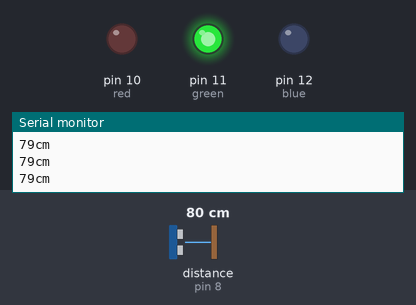
The sketch below on a simulated Arduino Uno, built with avr-gcc and run on an emulated ATmega328P. Shown: output pins drawn as LEDs (lit = HIGH), the last lines printed to the serial monitor. Wiring (inferred from the names in the program): ultrasonic range finder: trigger pin 9; echo pin 8. The inputs (shaded band) are chosen by the test bench; at power-on: distance to the obstacle (sensor on pin 8) 80 cm. The echo pulse lasts 58.3 µs per cm; pins used as bus, display or sensor lines are not drawn.

Above: at 1.2 s.
1.3 s: distance to the obstacle (sensor on pin 8) set to 32 cm
2.9 s: distance to the obstacle (sensor on pin 8) set to 28 cm
At 3.9 s:
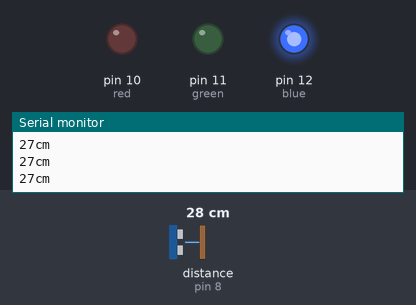
4.8 s: distance to the obstacle (sensor on pin 8) set to 12 cm
6.3 s: distance to the obstacle (sensor on pin 8) set to 9 cm
At 7.7 s:
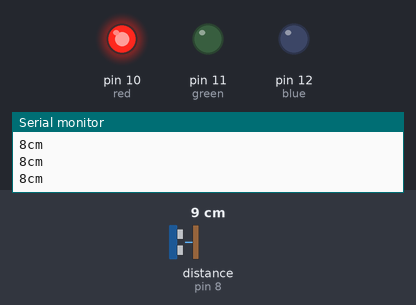
8.0 s: distance to the obstacle (sensor on pin 8) set to 18 cm
At 8.9 s:
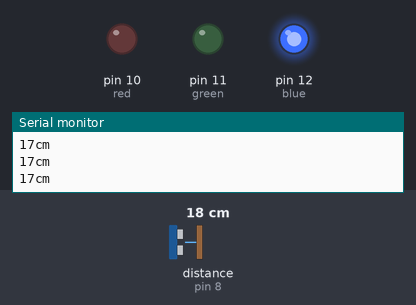
9.8 s: distance to the obstacle (sensor on pin 8) set to 2 cm
At 11.3 s:
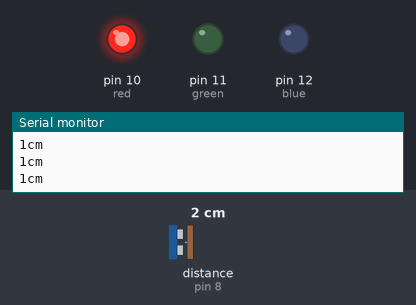
Timing chart, 0 to 12.5 s (numbered marks = the images above; inputs shaded):
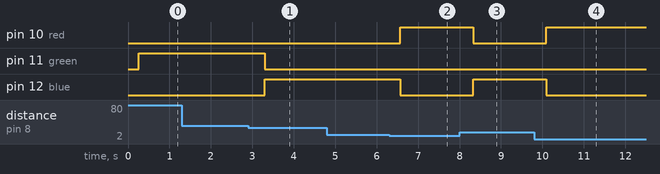

The sketch:

3.8-Distance_Sensing.ino
```cpp
/*
 */

int trigPin = 9;    // Trigger
int echoPin = 8;    // Echo
long duration, cm, inches;

void setup() {
  //Serial Port begin
  Serial.begin (9600);
  //Define inputs and outputs
  pinMode(trigPin, OUTPUT);
  pinMode(echoPin, INPUT);
  pinMode(10,OUTPUT);//red
  pinMode(11,OUTPUT);//green
  pinMode(12,OUTPUT);//blue
}

void loop() {

  digitalWrite(trigPin, LOW);
  delayMicroseconds(5);
  digitalWrite(trigPin, HIGH);
  delayMicroseconds(10);
  digitalWrite(trigPin, LOW);


  pinMode(echoPin, INPUT);
  duration = pulseIn(echoPin, HIGH);

  cm = (duration/2) / 29.1;


  Serial.print(cm);
  Serial.print("cm");
  Serial.println();

  delay(250);
  if(cm>= 30){
    digitalWrite(12,LOW);
    digitalWrite(11,HIGH);
    digitalWrite(10,LOW);
  }
  else if(cm<30 && cm>=10){
    digitalWrite(12,HIGH);
    digitalWrite(11,LOW);
    digitalWrite(10,LOW);
  }
    else if(cm<10){
      digitalWrite(12,LOW);
      digitalWrite(11,LOW);
      digitalWrite(10,HIGH);
    }
  }
```

Measured:
- the behaviour switches between 31 and 30 cm on distance to the obstacle (sensor on pin 8) (found by bisection; images 0 and 1)
- the behaviour switches between 11 and 10 cm on distance to the obstacle (sensor on pin 8) (found by bisection; images 1 and 2)
- after the input at 2.9 s, pin 11 (green): HIGH → LOW after 0.40 s; pin 12 (blue): LOW → HIGH after 0.40 s
- after the input at 6.3 s, pin 10 (red): LOW → HIGH after 0.27 s; pin 12 (blue): HIGH → LOW after 0.27 s
- after the input at 8.0 s, pin 10 (red): HIGH → LOW after 0.33 s; pin 12 (blue): LOW → HIGH after 0.33 s
- after the input at 9.8 s, pin 10 (red): LOW → HIGH after 0.29 s; pin 12 (blue): HIGH → LOW after 0.29 s
